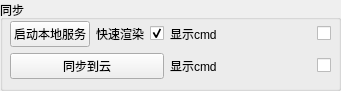
   <widget class="QGroupBox" name="groupBox_9">
    <property name="geometry">
     <rect>
      <x>10</x>
      <y>600</y>
      <width>341</width>
      <height>91</height>
     </rect>
    </property>
    <property name="title">
     <string>同步</string>
    </property>
    <widget class="QWidget" name="gridLayoutWidget">
     <property name="geometry">
      <rect>
       <x>10</x>
       <y>20</y>
       <width>321</width>
       <height>61</height>
      </rect>
     </property>
     <layout class="QGridLayout" name="gridLayout">
      <item row="1" column="0">
       <layout class="QGridLayout" name="gridLayout_4">
        <item row="0" column="0">
         <layout class="QHBoxLayout" name="horizontalLayout_10">
          <item>
           <widget class="QPushButton" name="PB_localserver">
            <property name="text">
             <string>启动本地服务</string>
            </property>
           </widget>
          </item>
          <item>
           <widget class="QLabel" name="label_3">
            <property name="text">
             <string>快速渲染</string>
            </property>
           </widget>
          </item>
          <item>
           <widget class="QCheckBox" name="CB_fastRender">
            <property name="sizePolicy">
             <sizepolicy hsizetype="Maximum" vsizetype="Fixed">
              <horstretch>0</horstretch>
              <verstretch>0</verstretch>
             </sizepolicy>
            </property>
            <property name="text">
             <string/>
            </property>
            <property name="checked">
             <bool>true</bool>
            </property>
           </widget>
          </item>
         </layout>
        </item>
        <item row="0" column="1">
         <layout class="QHBoxLayout" name="horizontalLayout_11">
          <item>
           <widget class="QLabel" name="label_5">
            <property name="text">
             <string>显示cmd</string>
            </property>
           </widget>
          </item>
          <item>
           <widget class="QCheckBox" name="CB_localserver_showcmd">
            <property name="enabled">
             <bool>true</bool>
            </property>
            <property name="sizePolicy">
             <sizepolicy hsizetype="Maximum" vsizetype="Fixed">
              <horstretch>0</horstretch>
              <verstretch>0</verstretch>
             </sizepolicy>
            </property>
            <property name="text">
             <string/>
            </property>
            <property name="checked">
             <bool>false</bool>
            </property>
           </widget>
          </item>
         </layout>
        </item>
        <item row="1" column="0">
         <widget class="QPushButton" name="PB_cloudserver">
          <property name="text">
           <string>同步到云</string>
          </property>
         </widget>
        </item>
        <item row="1" column="1">
         <layout class="QHBoxLayout" name="horizontalLayout_7" stretch="0,1">
          <item>
           <widget class="QLabel" name="label_4">
            <property name="text">
             <string>显示cmd</string>
            </property>
           </widget>
          </item>
          <item>
           <widget class="QCheckBox" name="CB_cloudserver_showcmd">
            <property name="enabled">
             <bool>true</bool>
            </property>
            <property name="sizePolicy">
             <sizepolicy hsizetype="Maximum" vsizetype="Fixed">
              <horstretch>0</horstretch>
              <verstretch>0</verstretch>
             </sizepolicy>
            </property>
            <property name="text">
             <string/>
            </property>
            <property name="checked">
             <bool>false</bool>
            </property>
           </widget>
          </item>
         </layout>
        </item>
       </layout>
      </item>
     </layout>
    </widget>
   </widget>
